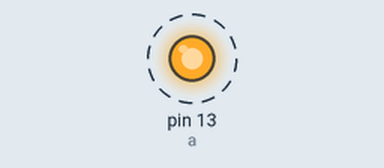
Recording of a sketch running on a simulated Arduino Uno, built with avr-gcc and run on an emulated ATmega328P. Shown: output pins drawn as LEDs (lit = HIGH). Dashed ring = blinking.

Above: at 0.5 s.
Timing chart, 0 to 4.6 s (numbered marks = the images above):
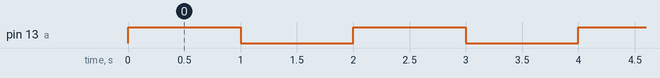

The sketch:

Blink.ino
```cpp
/* 本示例解释两种注释方法，同时运行最简单的实例文件“blink”，同时基本了解Arduino的运行模式。*/

int a = 13;//定义全局变量LED_BUILTIN为整数13,13可以有很多含义，在不同的函数下13代表不同的含义。

// the setup function runs only the first time
void setup() {
  pinMode(a, OUTPUT);  // initialize digital pin a as an output.在pinMode下13是指arduino第13号引脚，在UNO中，第13号引脚已经接到了板载LED灯，无须外置灯泡。
}

// the loop function runs over and over again forever
void loop() {
  digitalWrite(LED_BUILTIN, HIGH);   // turn the LED on (HIGH is the voltage level)
  delay(1000);                       // wait for a second
  digitalWrite(LED_BUILTIN, LOW);    // turn the LED off by making the voltage LOW
  delay(1000);                       // wait for a second
}
```

Measured:
- by itself, pin 13 (a): alternates HIGH for 1.0 s and LOW for 1.0 s
